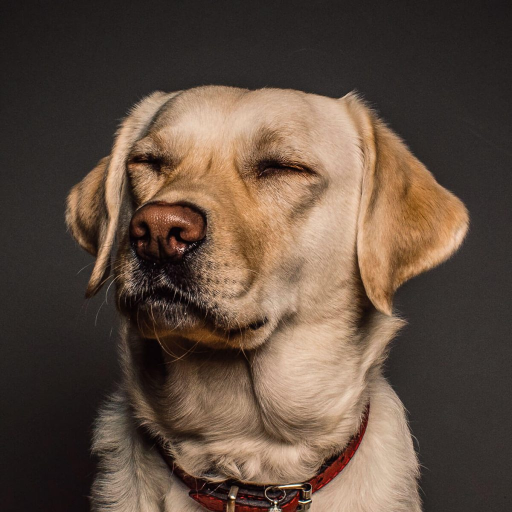
#> input picture home_animalshelter_portfolio5-1024x1024-1.jpg, 1024 x 1024 px (shown at 1/2 size)
$ jupyter execute Untitled.ipynb
#> lines starting #> are read from the running program, lines starting #| are printed output that depends on the picture
[cell 1]
import cv2
import numpy

[cell 2]
image = cv2.imread("home_animalshelter_portfolio5-1024x1024-1.jpg")
#> image is the input picture: shape (1024, 1024, 3); mean B, G, R 63.6, 76.7, 94.9
image_2 = cv2.imread("5vwLMH.png")
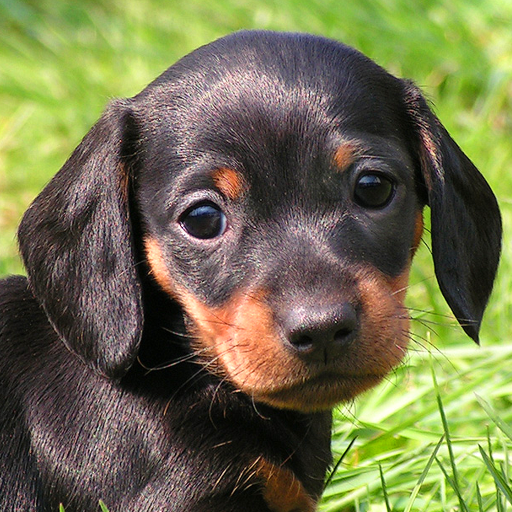
#> input picture 5vwLMH.png, 1024 x 1024 px (shown at 1/2 size)
#> image_2 is the input picture: shape (1024, 1024, 3); mean B, G, R 76.4, 113.8, 113.4

[cell 3]
img = numpy.hstack((image, image_2))
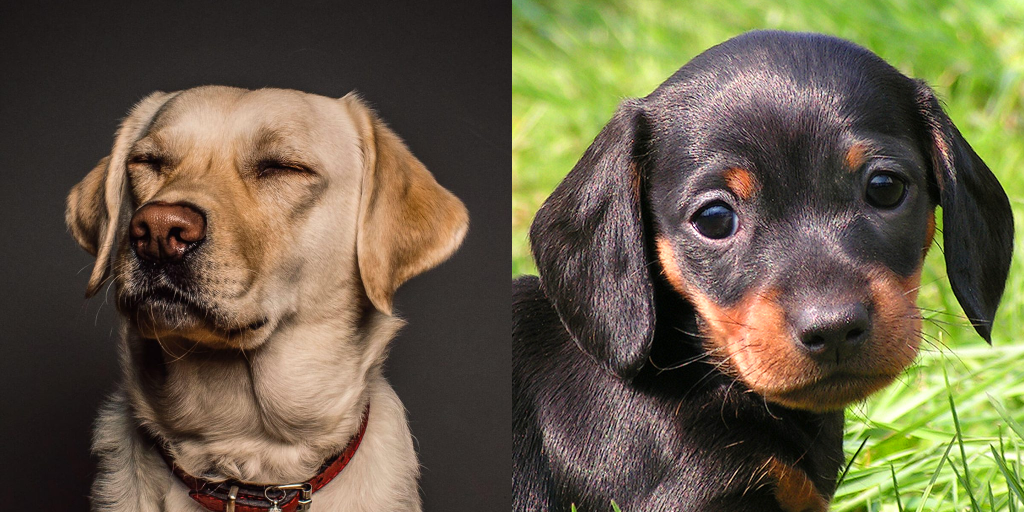
#> img: shape (1024, 2048, 3) (shown at 1/2 size); mean B, G, R 70, 95.3, 104.2
ims = cv2.resize(img, (960, 540))
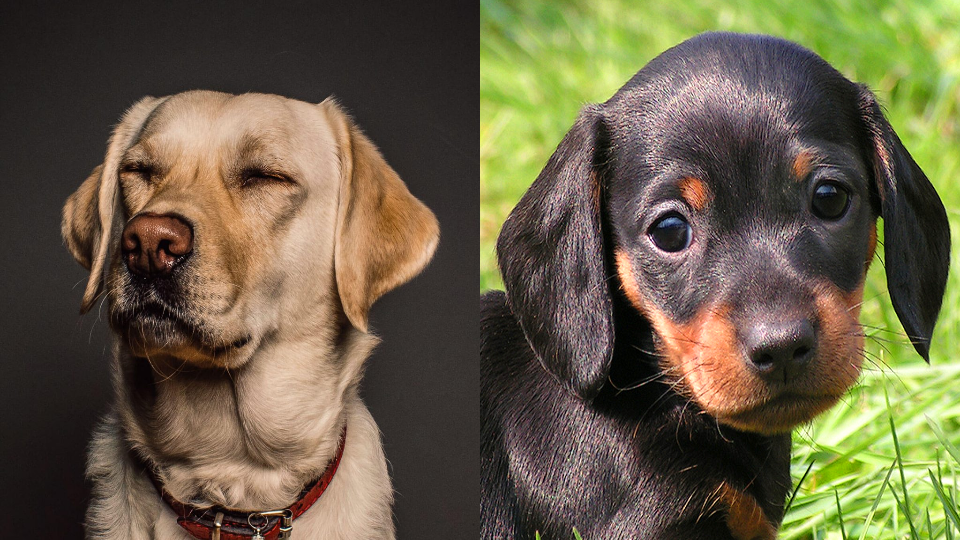
#> ims: shape (540, 960, 3); mean B, G, R 69.9, 95.1, 104.1
cv2.imshow("image", ims)
cv2.waitKey()
cv2.destroyAllWindows()
